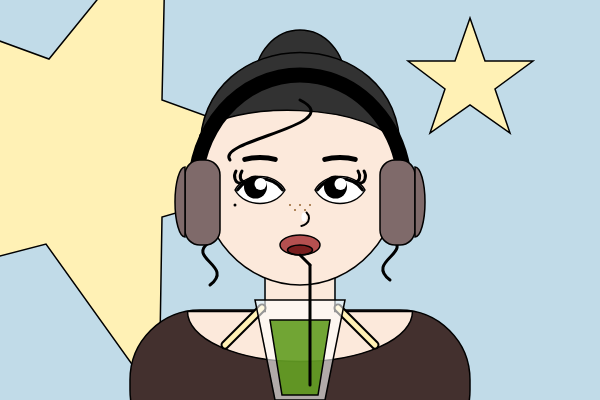
Frame 1 (no input)
Frame 60 (no input): identical to frame 1, image omitted
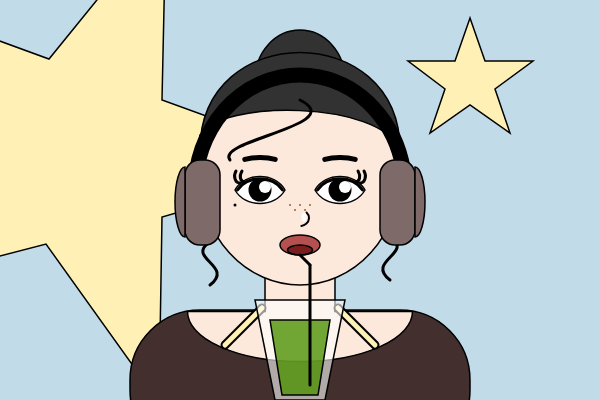
Frame 120 (the mouse pressed at the canvas centre since frame 60)

The p5.js sketch that drew these frames (run headless with seeded random() and noise() and a simulated clock; from frame 60 on, the mouse is pressed at the canvas centre):

// p5.js sketch
// ── sketch.js
let drinking = false;
let filling = false;

let drinkLevel = 320;
const drinkBottom = 395;
const drinkTop = 320;
const speed = 3;

function setup(){
createCanvas(600,400);
frameRate(30);
}

function draw(){

  if (drinking) {
    drinkLevel += speed;
    if (drinkLevel >= drinkBottom) {
      drinkLevel = drinkBottom;
      drinking = false;
      filling = true;
    }
  }

  if (filling) {
    drinkLevel -= speed;
    if (drinkLevel <= drinkTop) {
      drinkLevel = drinkTop;
      filling = false;
    }
  }

background('#C1DBE8');

fill('#FFF1B5'); stroke(0); strokeWeight(1.5);
beginShape();
vertex(166,-85); vertex(162,100); vertex(341,165);
vertex(162,217); vertex(159,402);
vertex(46,244); vertex(-142,293); vertex(-26,149);
vertex(-129,-6); vertex(49,59);
endShape(CLOSE);

beginShape();
vertex(470,18); vertex(485,61); vertex(533,61); vertex(495,89);
vertex(510,133); vertex(470,105); vertex(430,133);
vertex(445,89); vertex(408,61); vertex(455,61);
endShape(CLOSE);  

fill("#43302E");
rect(130,310,340,150,70);

fill(252,233,219); stroke(0); strokeWeight(1.5);
line(265,270,265,310);
line(335,270,335,310);
arc(300,311.5,225,100,0,PI,CHORD);

noStroke();
rect(266,270,68,50);

stroke(0);
strokeWeight(1.5);
ellipse(300,175,200,220);

stroke(0); strokeWeight(9);
line(338,308,375,345);
line(262,308,225,345);

stroke('#FFF1B5'); strokeWeight(5);
line(338,308,375,345);
line(262,308,225,345);

fill(50); stroke(0); strokeWeight(1.5);
arc(300,80,90,100,PI,TWO_PI,CHORD);

beginShape();
vertex(200,150);
bezierVertex(200,20,400,20,400,150);
bezierVertex(380,100,220,100,200,135);
endShape(CLOSE);

noFill(); strokeWeight(3);
bezier(210,242,185,258,235,266,210,285);
bezier(390,237,415,253,365,261,390,280);
bezier(300,100,350,125,215,140,230,160);

strokeWeight(5);
arc(260,165,45,15,radians(200),radians(340));
arc(340,165,45,15,radians(200),radians(340));

fill(255); strokeWeight(1.5);
beginShape();
vertex(235,190);
bezierVertex(245,172,275,172,285,190);
bezierVertex(275,208,245,208,235,190);
endShape(CLOSE);

beginShape();
vertex(315,190);
bezierVertex(325,172,355,172,365,190);
bezierVertex(355,208,325,208,315,190);
endShape(CLOSE);

noFill(); strokeWeight(3);
beginShape();
vertex(237.5,190);
bezierVertex(247.5,175,272.5,175,282.5,190);
endShape();

beginShape();
vertex(317.5,190);
bezierVertex(327.5,175,352.5,175,362.5,190);
endShape();

fill(0);  noStroke(); //동공 따라오기
let eyeMoveX = (mouseX - 300) * 0.015;
let eyeMoveY = (mouseY - 200) * 0.015;

ellipse(260 + eyeMoveX,190 + eyeMoveY,23);
ellipse(340 + eyeMoveX,190 + eyeMoveY,23);

fill(255); //하이라이트 이동
ellipse(265 + eyeMoveX,187 + eyeMoveY,12);
ellipse(345 + eyeMoveX,187 + eyeMoveY,12);
  
noFill(); stroke(0); strokeWeight(3);
bezier(240,183,235,183,233,176,236,171);
bezier(245,182,240,182,239,176,242,171);
bezier(360,183,365,183,367,176,364,171);
bezier(355,182,360,182,361,176,358,171);  
point(235,205);

noFill(); stroke(0); strokeWeight(2);
arc(300,218,18,16,radians(320),radians(80));

fill(255); noStroke();
ellipse(304,217,5,9);

stroke(150,100,50); strokeWeight(2);
point(290,205);point(295,210);point(300,205);point(305,210);point(310,205);

stroke(0); strokeWeight(1.5); fill(180,80,80);
ellipse(300,245,40,20);

fill(120,30,30);
ellipse(300,250,25,10);

noFill(); strokeWeight(15);
arc(width/2,190,210,230,PI+0.2,TWO_PI-0.2);

strokeWeight(1.5); fill(127,106,106);
rect(width/2-115,160,35,85,15);
rect(width/2+80,160,35,85,15);
arc(width/2-115,202,20,70,HALF_PI,PI+HALF_PI,CHORD);
arc(width/2+115,202,20,70,PI+HALF_PI,HALF_PI,CHORD);

fill(255,255,255,150); stroke(0);
quad(255,300,345,300,325,400,275,400);

fill(76,143,0,200);

let t = (drinkLevel - drinkTop) / (drinkBottom - drinkTop);
let leftX  = 270 + (282 - 270) * t;
let rightX = 330 + (318 - 330) * t;

quad(leftX, drinkLevel, rightX, drinkLevel, 318, 395, 282, 395);

strokeWeight(3); // 빨대
line(310,265,310,385);
line(310,265,300,255);
}

function keyPressed(){
  if (key === 'm' || key === 'M') {
    drinking = true;
    filling = false;
  }
}
// ── style.css
html,
body {
  margin: 0;
  width: 100%;
  height: 100%;
}

iframe {
  border: 0;
  width: 100%;
  height: 100%;
  display: block;
}

.fallback {
  position: fixed;
  left: 12px;
  bottom: 12px;
  z-index: 2;
  background: rgba(17, 24, 39, 0.78);
  color: #f4f6ff;
  font: 700 12px/1.4 "Noto Sans KR", sans-serif;
  padding: 6px 8px;
  border-radius: 999px;
  text-decoration: none;
}
